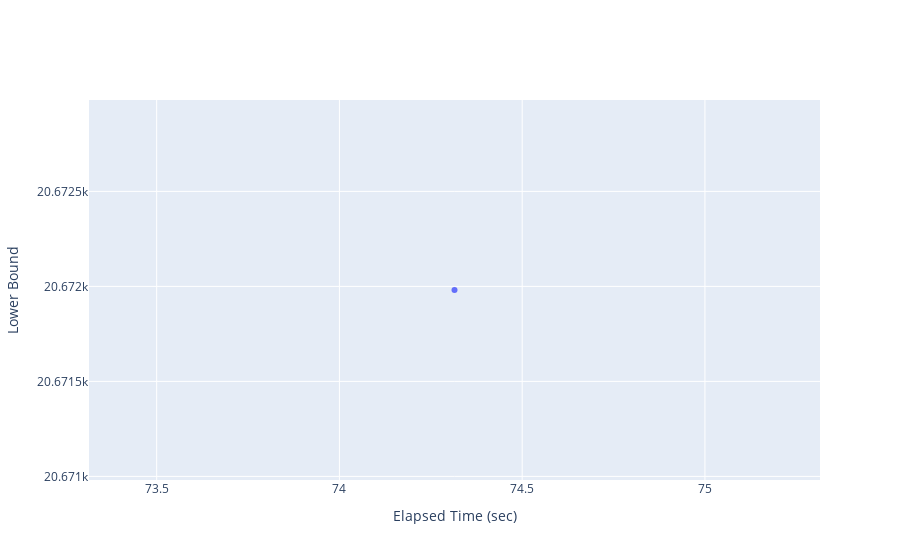

Write notebook code for a chart like this one.
### Markdown cell above
## Plot results

### Code cell
hoovertext = [[],[]]
for d, device in enumerate(devices):
    for r in range(n_repeats):
        hoovertext[d].append(
            (f"num_fun_eval: {num_fun_eval[d,r]}<br>"
             f"num_iter: {num_iter[d,r]}<br>"
             f"elapsed_time_per_funcall: "
             f"{elapsed_times[d,r]/num_fun_eval[d,r]}"))

fig = go.Figure()
for d in range(len(devices)):
    trace = go.Scatter(x=elapsed_times[d,:], y=lower_bounds[d, :],
                       mode="markers", name=devices[d],
                       hovertext=hoovertext[d], hoverinfo="text")
    fig.add_trace(trace)
fig.update_layout(xaxis_title="Elapsed Time (sec)")
fig.update_layout(yaxis_title="Lower Bound")

fig

### Figure 1 — Plotly figure (JSON) as saved in the notebook; plotly's stock layout.template omitted (floating-point values rounded to 4 significant figures)
{"data": [{"hoverinfo": "text", "hovertext": ["num_fun_eval: 963.0<br>num_iter: 874.0<br>elapsed_time_per_funcall: 0.07717011898353711"], "mode": "markers", "name": "cpu", "type": "scatter", "x": [74.31], "y": [20670.0]}], "layout": {"autosize": true, "xaxis": {"autorange": true, "range": [73.31, 75.31], "title": {"text": "Elapsed Time (sec)"}, "type": "linear"}, "yaxis": {"autorange": true, "range": [20670.0, 20670.0], "title": {"text": "Lower Bound"}, "type": "linear"}}}
